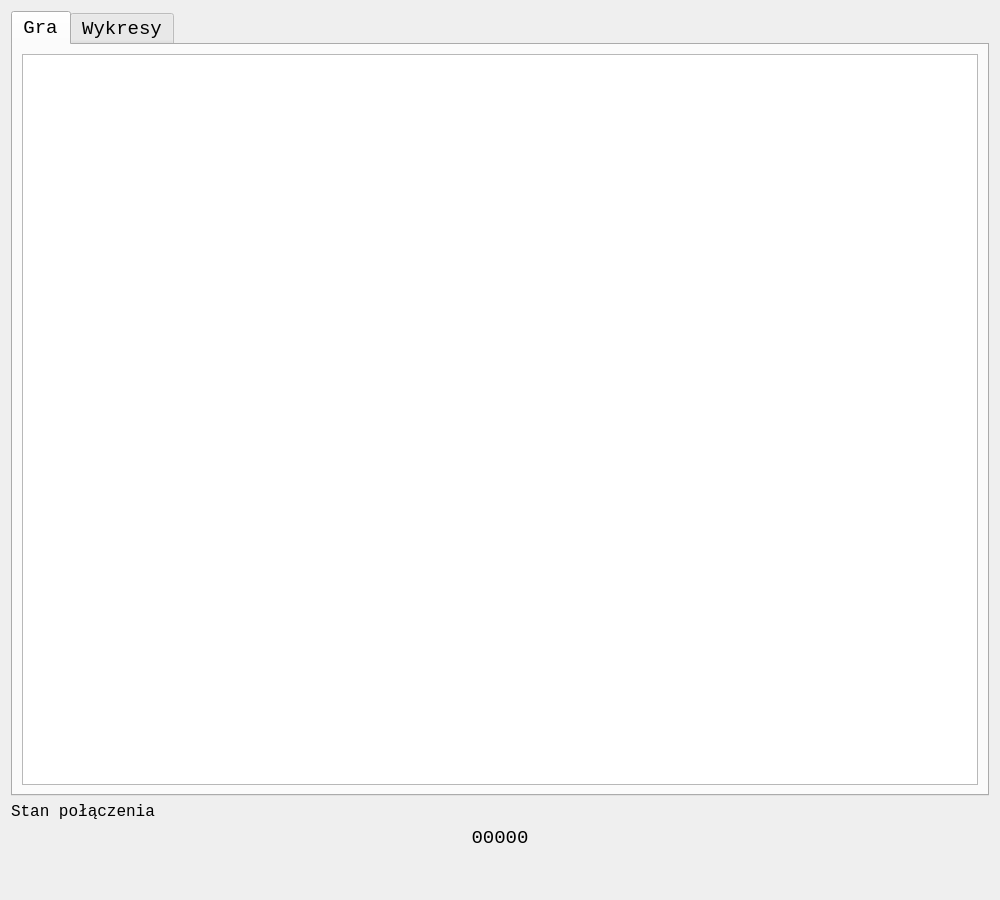
<?xml version="1.0" encoding="UTF-8"?>
<ui version="4.0">
 <class>OknoGry</class>
 <widget class="QDialog" name="OknoGry">
  <property name="geometry">
   <rect>
    <x>0</x>
    <y>0</y>
    <width>1000</width>
    <height>900</height>
   </rect>
  </property>
  <property name="font">
   <font>
    <family>Courier New</family>
   </font>
  </property>
  <property name="windowTitle">
   <string>Fly and Shoot - gra</string>
  </property>
  <layout class="QGridLayout" name="gridLayout_2">
   <item row="1" column="0">
    <layout class="QVBoxLayout" name="statusBarLayout">
     <property name="sizeConstraint">
      <enum>QLayout::SetDefaultConstraint</enum>
     </property>
     <property name="leftMargin">
      <number>0</number>
     </property>
    </layout>
   </item>
   <item row="0" column="0">
    <layout class="QGridLayout" name="gridLayout">
     <item row="2" column="0">
      <widget class="QLabel" name="labelStanPolaczenia">
       <property name="enabled">
        <bool>true</bool>
       </property>
       <property name="sizePolicy">
        <sizepolicy hsizetype="Fixed" vsizetype="Fixed">
         <horstretch>0</horstretch>
         <verstretch>0</verstretch>
        </sizepolicy>
       </property>
       <property name="font">
        <font>
         <family>Courier New</family>
         <pointsize>12</pointsize>
        </font>
       </property>
       <property name="text">
        <string>Stan połączenia</string>
       </property>
      </widget>
     </item>
     <item row="4" column="0">
      <widget class="QLabel" name="labelZycia">
       <property name="text">
        <string/>
       </property>
      </widget>
     </item>
     <item row="1" column="0">
      <widget class="QTabWidget" name="tabWidget">
       <property name="font">
        <font>
         <family>Courier New</family>
         <pointsize>14</pointsize>
        </font>
       </property>
       <property name="currentIndex">
        <number>0</number>
       </property>
       <widget class="QWidget" name="tabGra">
        <attribute name="title">
         <string>Gra</string>
        </attribute>
        <layout class="QGridLayout" name="gridLayout_3">
         <item row="0" column="0">
          <widget class="QGraphicsView" name="graphicsViewGra"/>
         </item>
        </layout>
       </widget>
       <widget class="QWidget" name="tabWykresy">
        <attribute name="title">
         <string>Wykresy</string>
        </attribute>
        <layout class="QGridLayout" name="gridLayout_4">
         <item row="2" column="0">
          <widget class="QLabel" name="labelWykresX">
           <property name="text">
            <string>&lt;html&gt;&lt;head/&gt;&lt;body&gt;&lt;p align=&quot;center&quot;&gt;&lt;span style=&quot; font-size:14pt;&quot;&gt;Wykres pochylenia w osi x od czasu t&lt;/span&gt;&lt;/p&gt;&lt;/body&gt;&lt;/html&gt;</string>
           </property>
          </widget>
         </item>
         <item row="3" column="0">
          <widget class="QtCharts::QChartView" name="graphicsViewWykresX"/>
         </item>
         <item row="5" column="0">
          <widget class="QLabel" name="labelWykresY">
           <property name="text">
            <string>&lt;html&gt;&lt;head/&gt;&lt;body&gt;&lt;p align=&quot;center&quot;&gt;&lt;span style=&quot; font-size:14pt;&quot;&gt;Wykres pochylenia w osi y od czasu t&lt;/span&gt;&lt;/p&gt;&lt;/body&gt;&lt;/html&gt;</string>
           </property>
          </widget>
         </item>
         <item row="0" column="0">
          <widget class="QLabel" name="labelTytul">
           <property name="sizePolicy">
            <sizepolicy hsizetype="Preferred" vsizetype="Preferred">
             <horstretch>0</horstretch>
             <verstretch>0</verstretch>
            </sizepolicy>
           </property>
           <property name="font">
            <font>
             <family>Courier New</family>
             <pointsize>18</pointsize>
            </font>
           </property>
           <property name="text">
            <string>&lt;html&gt;&lt;head/&gt;&lt;body&gt;&lt;p align=&quot;center&quot;&gt;&lt;span style=&quot; font-size:18pt;&quot;&gt;Wykresy danych z akcelerometru&lt;/span&gt;&lt;/p&gt;&lt;/body&gt;&lt;/html&gt;</string>
           </property>
          </widget>
         </item>
         <item row="8" column="0">
          <widget class="QtCharts::QChartView" name="graphicsViewWykresY"/>
         </item>
         <item row="9" column="0">
          <spacer name="verticalSpacer_2">
           <property name="orientation">
            <enum>Qt::Vertical</enum>
           </property>
           <property name="sizeHint" stdset="0">
            <size>
             <width>20</width>
             <height>40</height>
            </size>
           </property>
          </spacer>
         </item>
         <item row="1" column="0">
          <spacer name="verticalSpacer">
           <property name="orientation">
            <enum>Qt::Vertical</enum>
           </property>
           <property name="sizeHint" stdset="0">
            <size>
             <width>20</width>
             <height>40</height>
            </size>
           </property>
          </spacer>
         </item>
         <item row="4" column="0">
          <spacer name="verticalSpacer_3">
           <property name="orientation">
            <enum>Qt::Vertical</enum>
           </property>
           <property name="sizeHint" stdset="0">
            <size>
             <width>20</width>
             <height>40</height>
            </size>
           </property>
          </spacer>
         </item>
        </layout>
       </widget>
      </widget>
     </item>
     <item row="5" column="0">
      <widget class="QLabel" name="labelStanPolaczeniaIcon">
       <property name="text">
        <string/>
       </property>
      </widget>
     </item>
     <item row="3" column="0">
      <widget class="QLabel" name="labelPunkty">
       <property name="font">
        <font>
         <family>Courier New</family>
         <pointsize>14</pointsize>
        </font>
       </property>
       <property name="text">
        <string>&lt;html&gt;&lt;head/&gt;&lt;body&gt;&lt;p align=&quot;center&quot;&gt;00000&lt;/p&gt;&lt;/body&gt;&lt;/html&gt;</string>
       </property>
      </widget>
     </item>
    </layout>
   </item>
  </layout>
 </widget>
 <customwidgets>
  <customwidget>
   <class>QtCharts::QChartView</class>
   <extends>QGraphicsView</extends>
   <header location="global">QtCharts</header>
  </customwidget>
 </customwidgets>
 <resources/>
 <connections/>
</ui>
